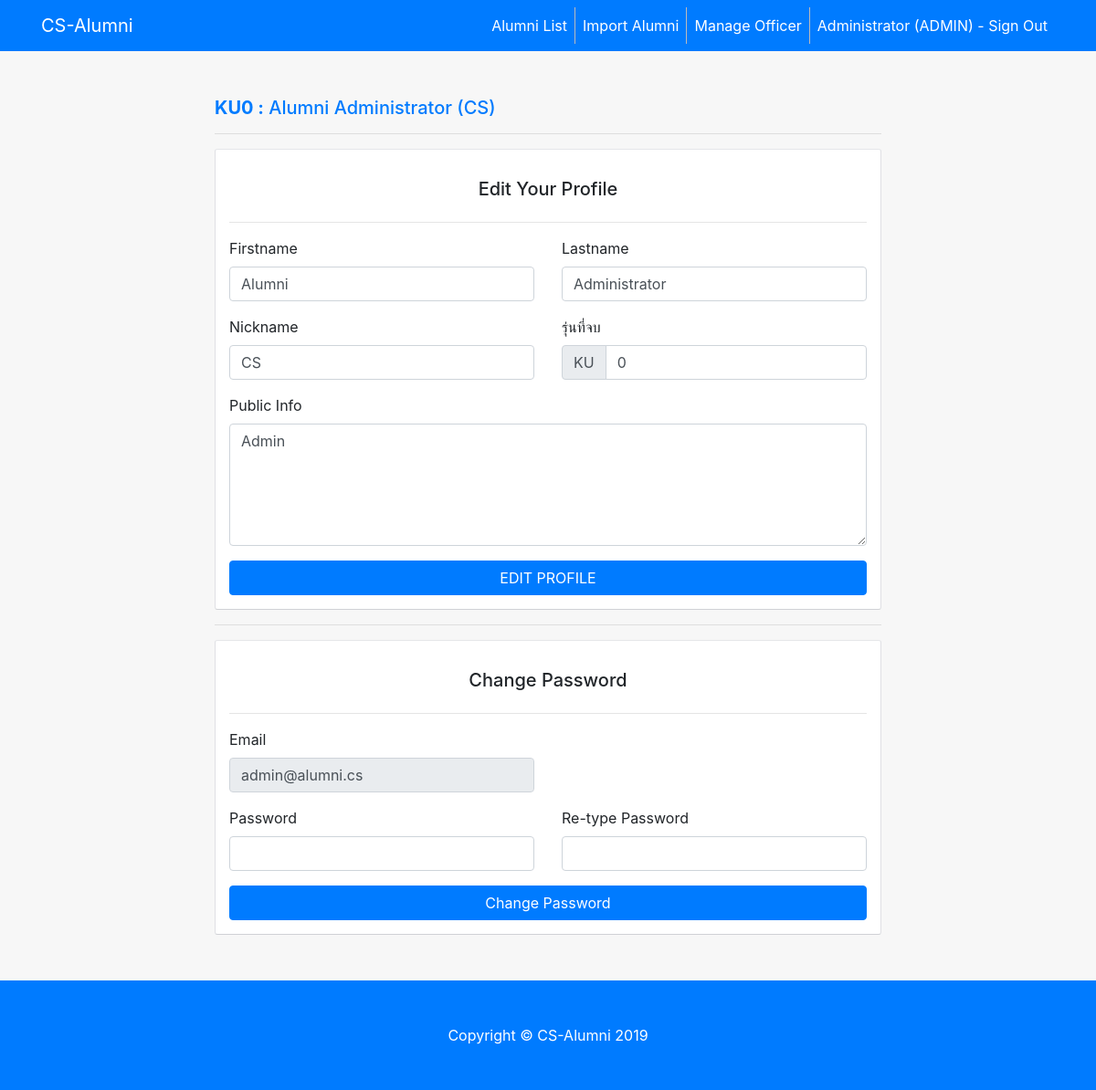
Screenshot of /profile.php (signed in) with the database file from the repository.
### tables this page shows
CREATE TABLE `user` (
  `UserCode` varchar(10) NOT NULL,
  `FirstName` varchar(100) NOT NULL,
  `LastName` varchar(100) NOT NULL,
  `NickName` varchar(50) NOT NULL,
  `Password` varchar(300) NOT NULL,
  `Email` varchar(100) NOT NULL,
  `PublicInfo` varchar(2000) NOT NULL,
  `Generation` int(11) NOT NULL,
  `Active` int(11) NOT NULL,
  `Type` varchar(10) NOT NULL,
  `CreatedBy` varchar(10) NOT NULL,
  `CreatedOn` datetime NOT NULL,
  `UpdatedBy` varchar(10) DEFAULT NULL,
  `UpdatedOn` datetime DEFAULT NULL
);

### services/util_service.php (called while the page is built, shortened)
<?php session_start();
function GetConnection()
{
    $conn = new mysqli(DBConnection::$host, DBConnection::$username, DBConnection::$password, DBConnection::$database_name);
    mysqli_query($conn,"SET character_set_results=utf8");
    mysqli_query($conn,"SET character_set_client=utf8");
    mysqli_query($conn,"SET character_set_connection=utf8");
    return $conn;
}
function SelectRow($sql)
{
    $connextion = GetConnection();
	$result = mysqli_query($connextion,$sql);
    return $result->num_rows == 0 ? false : $result->fetch_assoc();
}
class UserService
{
    public static function UserFullName()
    {
        return $_SESSION["USER_SESSION_USER_FULLNAME"];
    }
    public static function UserType()
    {
    	return $_SESSION["USER_SESSION_USER_TYPE"];
    }
    public static function _IsAlumni(){
        return $_SESSION["USER_SESSION_USER_TYPE"] == "ALUMNI";
    }
    public static function _IsAdmin(){
        return $_SESSION["USER_SESSION_USER_TYPE"] == "ADMIN";
    }
}
?>

### profile.php (the view, shortened to what this page needs)
<?php
include "header.php";
$data = SelectRow("select * from user where UserCode = '".UserService::UserCode()."'");
?>
<div class="container">
    <div class="row">
        <div class="col-sm-1 col-lg-2"></div>
        <div class="col-sm-10 col-lg-8">
            <h5 class="text-primary">
            <b>KU<?php echo $data["Generation"] ?> :</b>
            <?php echo $data["FirstName"] ?>
            <?php echo $data["LastName"] ?>
            (<?php echo $data["NickName"] ?>)
            </h5>
            <hr />
            <form method="post" class="login-dialog">
                <h5 class="text-center mt-3 mb-4">Edit Your Profile</h5>
                <hr />
                <div class="row mb-3">
                    <div class="col-md-6 mb-3">
                        <label>Firstname</label>
                        <input type="text" class="form-control" required name="txtFirstName" value="<?php echo $data["FirstName"] ?>" />
                    </div>
                    <div class="col-md-6 mb-3">
                        <label>Lastname</label>
                        <input type="text" class="form-control" required name="txtLastName" value="<?php echo $data["LastName"] ?>" />
                    </div>
                    <div class="col-md-6 mb-3">
                        <label>Nickname</label>
                        <input type="text" class="form-control" required name="txtNickName" value="<?php echo $data["NickName"] ?>"/>
                    </div>
                    <div class="col-md-6 mb-3">
                        <label>รุ่นที่จบ</label>
                        <div class="input-group">
                            <div class="input-group-prepend">
                                <div class="input-group-text">
                                    KU
                                </div>
                            </div>
                            <input type="number" class="form-control" required name="txtGeneration" value="<?php echo $data["Generation"] ?>" />
                        </div>
                    </div>
                    <div class="col-md-12">
                        <label>Public Info</label>
                        <textarea rows="5" class="form-control" name="txtPublicInfo"><?php echo $data["PublicInfo"] ?></textarea>
                    </div>
                </div>
                <button name="btnEdit" class="btn btn-primary btn-block" type="submit">
                    EDIT PROFILE
                </button>
            </form>
            <hr />
            <form method="post" class="login-dialog">
                <h5 class="text-center mt-3 mb-4">Change Password</h5>
                <hr />
                <div class="row">
                    <div class="col-md-6 mb-3">
                        <label>Email</label>
                        <input type="email" class="form-control" readonly name="txtEmail" value="<?php echo $data["Email"] ?>" />
                    </div>
                    <div class="col-md-6 mb-3"></div>
                    <div class="col-md-6 mb-3">
                        <label>Password</label>
                        <input type="password" class="form-control" required name="txtPassword" />
                    </div>
                    <div class="col-md-6 mb-3">
                        <label>Re-type Password</label>
                        <input type="password" class="form-control" required name="txtConfirmPassword" />
                    </div>
                </div>
                <button name="btnChangePassword" class="btn btn-primary btn-block" type="submit">
                    Change Password
                </button>
            </form>
        </div>
    </div>
</div>
<?php
include "footer.php";
?>

### header.php (shortened to what this page needs)
<?php
require __DIR__."/config/database.php";
require __DIR__."/services/util_service.php";
?>
<!DOCTYPE html>
<html lang="en">
<head>
    <link href="vendor/bootstrap/css/bootstrap.min.css" rel="stylesheet">
    <link href="css/custom.css" rel="stylesheet">
</head>
<body id="page-top">
    <nav class="navbar navbar-expand-lg navbar-dark bg-primary" id="mainNav">
        <div class="container">
            <a class="navbar-brand js-scroll-trigger" href="#page-top">CS-Alumni</a>
            <div class="collapse navbar-collapse" id="navbarResponsive">
                <ul class="navbar-nav ml-auto">
                    <?php if(UserService::_IsAlumni()){ ?>
                    <li class="nav-item active">
                        <a class="nav-link js-scroll-trigger" href="home.php">Home</a>
                    </li>
                    <li class="nav-item active">
                        <a class="nav-link js-scroll-trigger" href="news.php">Post News</a>
                    </li>
                    <li class="nav-item active">
                        <a class="nav-link js-scroll-trigger" href="profile.php">Edit Profile & Password</a>
                    </li>
                    <?php }else if(UserService::_IsAdmin()){ ?>
                    <li class="nav-item active">
                        <a class="nav-link js-scroll-trigger" href="index.php">Alumni List</a>
                    </li>
                    <li class="nav-item active">
                        <a class="nav-link js-scroll-trigger" href="import.php">Import Alumni</a>
                    </li>
                    <li class="nav-item active">
                        <a class="nav-link js-scroll-trigger" href="officer.php">Manage Officer</a>
                    </li>
                    <?php }else if(UserService::_IsOfficer()){ ?>
                    <li class="nav-item active">
                        <a class="nav-link js-scroll-trigger" href="home.php">Home</a>
                    </li>
                    <li class="nav-item active">
                        <a class="nav-link js-scroll-trigger" href="news.php">Post News</a>
                    </li>
                    <li class="nav-item active">
                        <a class="nav-link js-scroll-trigger" href="news_category.php">Manage News Category</a>
                    </li>
                    <?php } ?>
                    <li class="nav-item active">
                        <a class="nav-link js-scroll-trigger" href="logout.php"><?php echo UserService::UserFullName() ?> (<?php echo UserService::UserType() ?>) - Sign Out</a>
                    </li>
                </ul>
            </div>
        </div>
    </nav>
    <section>

### footer.php (shortened to what this page needs)
    </section>
    <footer class="py-5 bg-primary">
        <div class="container">
            <p class="m-0 text-center text-white">Copyright &copy; CS-Alumni 2019</p>
        </div>
    </footer>
</body>
</html>

### css/custom.css (style rules this page uses)
section { padding: 50px 0; }
body { background:#f7f7f7; }
.login-dialog { padding:15px; background: #fff; margin-bottom: 10px; border: 1px solid; border-color: #e5e6e9 #dfe0e4 #d0d1d5; border-radius: 3px; margin:0 auto; }

### header.php (style rules this page uses)
.navbar-nav .nav-item a { border-right:1px solid #bbb; }
.navbar-nav .nav-item:last-child a { border-right:none; }

### rows the page displays
user: Generation "0", FirstName "Alumni", LastName "Administrator", NickName "CS", txtFirstName "Alumni", txtLastName "Administrator", txtNickName "CS", txtGeneration "0", txtPublicInfo "Admin", txtEmail "admin@alumni.cs"

### other values shown
UserService::UserFullName() "Administrator"
UserService::UserType() "ADMIN"
